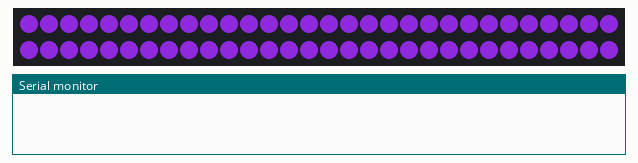
A sketch run on a simulated Arduino Uno, built with avr-gcc and run on an emulated ATmega328P. Shown: 60 RGB LEDs in strip order, left to right, continuing on the next row, the last lines printed to the serial monitor. Dim RGB values are drawn brighter than linear.

Above: at 3.15 s.
At 4.0 s:
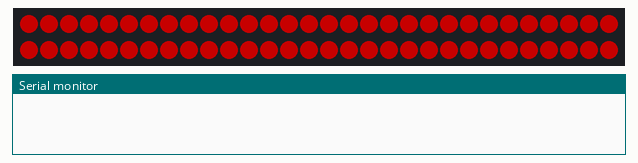
At 7.48 s:
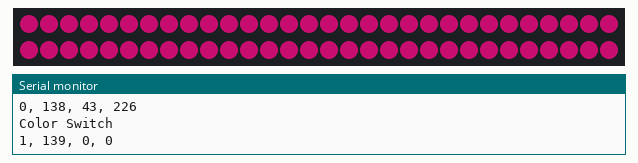

Measured:
- by itself, everything shown: repeats every 4.0 s, in 8 steps

The sketch:

ledworkshop_jwr_2color_fade.ino
```cpp
#include <FastLED.h>

// fadeTowardColor example code.
//
// Sample code that includes a function for fading one RGB color toward a target RGB color
// Also includes a function for fading a whole array of pixels toward a given color
//
// Both of these functions _modify_ the existing color, in place.
//
// All fades are done in RGB color space.
//
// Mark Kriegsman
// December 2016


#define NUM_LEDS 60
#define LED_PIN 10
#define LED_TYPE WS2811
#define COLOR_ORDER GRB

CRGB leds[NUM_LEDS];

#define NUM_COLORS 2
CRGB colors[NUM_COLORS] = { CRGB::BlueViolet, CRGB::DarkRed };
uint8_t to_color=0;

void setup() {
  delay(3000); // sanity delay
  Serial.begin(9600);
  FastLED.addLeds<LED_TYPE,LED_PIN, COLOR_ORDER>(leds,NUM_LEDS);
  FastLED.setBrightness(180);
  to_color=1;
  fill_solid(leds, NUM_LEDS, colors[0]);
  FastLED.show();
}


// Helper function that blends one uint8_t toward another by a given amount
void nblendU8TowardU8( uint8_t& cur, const uint8_t target, uint8_t amount)
{
  if( cur == target) return;

  if( cur < target ) {
    uint8_t delta = target - cur;
    delta = scale8_video( delta, amount);
    cur += delta;
  } else {
    uint8_t delta = cur - target;
    delta = scale8_video( delta, amount);
    cur -= delta;
  }
}

// Blend one CRGB color toward another CRGB color by a given amount.
// Blending is linear, and done in the RGB color space.
// This function modifies 'cur' in place.
CRGB fadeTowardColor( CRGB& cur, const CRGB& target, uint8_t amount)
{
  nblendU8TowardU8( cur.red,   target.red,   amount);
  nblendU8TowardU8( cur.green, target.green, amount);
  nblendU8TowardU8( cur.blue,  target.blue,  amount);
  return cur;
}

// Fade an entire array of CRGBs toward a given background color by a given amount
// This function modifies the pixel array in place.
void fadeTowardColor( CRGB* L, uint16_t N, const CRGB& bgColor, uint8_t fadeAmount)
{
  for( uint16_t i = 0; i < N; i++) {
    fadeTowardColor( L[i], bgColor, fadeAmount);
  }
}


void loop()
{
  // CRGB bgColor( 0, 15, 2); // pine green ?

  // fade all existing pixels toward bgColor by "5" (out of 255)
  fadeTowardColor( leds, NUM_LEDS, colors[to_color], 10);


  // periodically set random pixel to a random color, to show the fading
  EVERY_N_MILLISECONDS( 2000 ) {
    if (leds[0] == colors[to_color]) {
      Serial.println("Color Switch");
      to_color += 1;
      if (to_color >= NUM_COLORS) to_color=0;
      Serial.print(to_color);
      Serial.print(", ");
      Serial.print(colors[to_color].r);
      Serial.print(", ");
      Serial.print(colors[to_color].g);
      Serial.print(", ");
      Serial.println(colors[to_color].b);
    }
  }

  FastLED.show();
  FastLED.delay(10);
}
```
